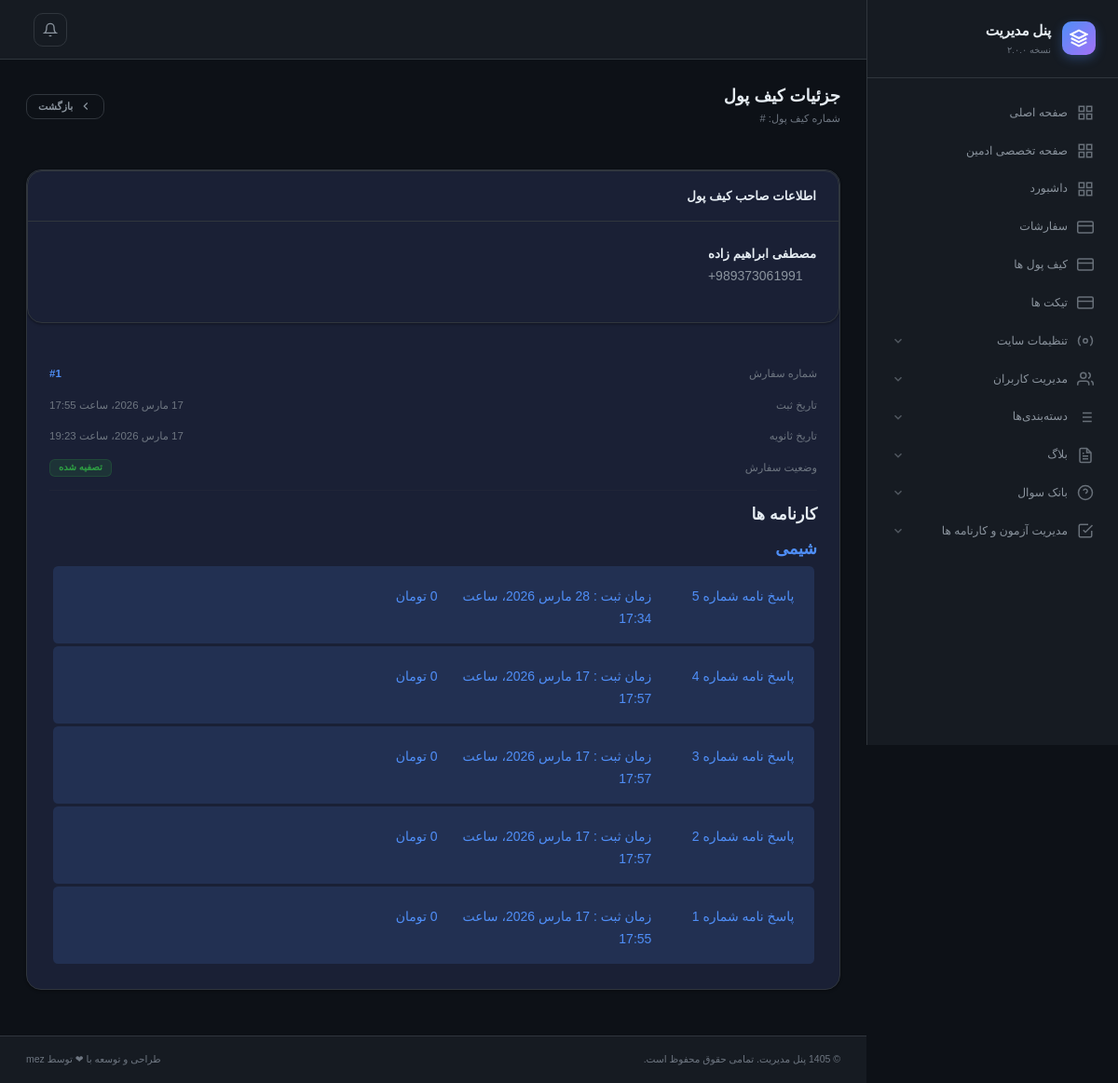
Screenshot of /admin-panel/wallets/1/details (signed in) with the database file from the repository.
### sanatorium/models.py (models this page shows, shortened)
class SanatoriumWallet(models.Model):
    user = models.ForeignKey(User,related_name='wallet', verbose_name='کاربر', on_delete=models.PROTECT,  db_index=True)
    quiz = models.ForeignKey(Quiz, related_name='wallet', on_delete=models.PROTECT, verbose_name='ازمون',  db_index=True)
    final_price = models.PositiveBigIntegerField(verbose_name='قیمت', default=0,  db_index=True)
    create_at = models.DateTimeField(auto_now_add=True)
    update_at = models.DateTimeField(null=True, blank=True)
    is_active = models.BooleanField(default=True, verbose_name='فعال بودن')
    class OrderStatus(models.TextChoices):
        active = 'جاری', 'جاری'
        request_to_paid = 'درخواست تصفیه', 'درخواست تصفیه'
        paid = 'تصفیه شده', 'تصفیه شده'
    status = models.CharField(verbose_name='وضعیت', choices=OrderStatus, default=OrderStatus.active)
    class Meta:
        ordering = ['-pk']
        verbose_name = 'کیف پول'
        verbose_name_plural = 'کیف پول ها'

class WalletDetails(models.Model):
    wallet = models.ForeignKey(SanatoriumWallet, related_name='details', on_delete=models.PROTECT, verbose_name='کیف پول',  db_index=True)
    answer = models.ForeignKey(StudentAnswer, related_name='wallet', on_delete=models.SET_NULL,null=True, verbose_name='پاسخ نامه',  db_index=True)
    price = models.PositiveBigIntegerField(verbose_name='قیمت', default=0)
    create_at = models.DateTimeField(auto_now_add=True,  verbose_name='تاریخ افزودن')
    is_active = models.BooleanField(default=True, verbose_name='فعال بودن')
    class Meta:
        ordering = ['-pk']
        verbose_name = 'جزییات کیف پول'
        verbose_name_plural = 'جزییات کیف پول'
    def get_item_price(cls):
        if cls.wallet.status == SanatoriumWallet.OrderStatus.active or cls.price <= 0:
            cls.price = cls.wallet.quiz.corrected_price
            cls.save()
            return cls.wallet.quiz.corrected_price
        else:
            return cls.price

### user/models.py (models this page shows, shortened)
class User(AbstractUser):
    class GenderOfUser(models.TextChoices):
        MALE = "M", 'مذکر'
        FELMALE = "F", "مونث"
    class TypeOfUser(models.TextChoices):
        REGULAR = "R", 'دانش اموز'
        SANATORUM = "S", "مصحح"
        ADMIN = "A", "ادمین"
    father_name =  models.CharField(max_length=255, verbose_name='نام پدر', null=True)
    gender = models.CharField(max_length=255, choices=GenderOfUser, verbose_name="جنسیت")
    PhoneNumber = PhoneNumberField(unique=True, verbose_name="شماره",  db_index=True)
    national_id = models.CharField(max_length=255, verbose_name='کد ملی', null=True)
    province =  models.CharField(max_length=255, verbose_name='نام استان', null=True)
    city =  models.CharField(max_length=255, verbose_name='نام شهر', null=True)
    school =  models.CharField(max_length=255, verbose_name='نام مدرسه', null=True)
    grade =  models.ForeignKey(GradeCategories, related_name='users', null=True, on_delete=models.PROTECT, verbose_name='پایه',  db_index=True)
    major =  models.ForeignKey(MajorCategories, related_name='users', null=True, on_delete=models.PROTECT, verbose_name='رشته تحصیلی',  db_index=True)
    birth = models.DateTimeField(verbose_name='تاریخ تولد', null=True)
    private_code =  models.CharField(max_length=1000, verbose_name='کد مخفی کاربر', null=True, blank=True)
    otp = models.CharField(max_length=6, blank=True, null=True, verbose_name="کد otp")
    login_temp = models.PositiveSmallIntegerField(default=0, verbose_name="دفعات ورود")
    otp_expiry_date = models.DateTimeField(null=True, blank=True, verbose_name="تاریخ انقضای ")
    type_of_user = models.CharField(max_length=255, choices=TypeOfUser, verbose_name='نوع کاربر', default=TypeOfUser.REGULAR)
    is_verified = models.BooleanField(default=True, verbose_name='تایید شماره همراه')
    USERNAME_FIELD = "PhoneNumber"
    username = None
    objects = UserManager()
    class Meta:
        verbose_name = 'کاربر'
        verbose_name_plural = 'کاربران'

### quiz/models.py (models this page shows, shortened)
class Quiz(models.Model):
    class QuizStatus(models.TextChoices):
        ALL_STATUS = 'همه وضعیت ها ', 'همه وضعیت ها '
        WAITING_START = 'در انتظار شروع', 'در انتظار شروع'
        STARTED = 'شروع شده', 'شروع شده'
        WAITING_END = 'در انتظار پایان', 'در انتظار پایان'
        FINISHED = 'پایان یافته', 'پایان یافته'
        WAITING_CORRECTION = 'در انتظار تصحیح', 'در انتظار تصحیح'
        CORRECTED = 'تصحیح شده', 'تصحیح شده'
        RESULTS_PUBLISHED = 'اعلام نتایج', 'اعلام نتایج'
        DEACTIVATED = 'غیرفعال', 'غیرفعال'
        CANCELED = 'کنسل شده', 'کنسل شده'
    name = models.CharField(verbose_name='عنوان', max_length=255 )
    section = models.CharField(verbose_name='مبحث', max_length=255 )
    province =  models.CharField(max_length=255, verbose_name=' نام استان محل برگذاری')
    city =  models.CharField(max_length=255, verbose_name='نام شهر محل برگذاری')
    type_of_quiz =  models.CharField(max_length=255, verbose_name='محل و نحوه برگذاری')
    price = models.PositiveBigIntegerField(default=0, verbose_name='هزینه')
    corrected_price = models.PositiveBigIntegerField(default=0, verbose_name='هزینه تصحیح به ازای هر پاسخ نامه')
    time_minutes = models.PositiveIntegerField(default=0, verbose_name='(دقیقه) تایمر')
    create_at = models.DateTimeField(auto_now_add=True, verbose_name='زمان ساخت')
    start_at = models.DateTimeField(verbose_name='زمان برگذاری')
    stop_at = models.DateTimeField(verbose_name='زمان پایان')
    last_enter = models.DateTimeField(verbose_name='اخرین زمان ورود')
    corrected_at = models.DateTimeField(verbose_name='زمان تصحیح', null=True, blank=True)
    max_score = models.PositiveSmallIntegerField(verbose_name='حداکثر نمره', default=100)
    score = models.PositiveSmallIntegerField(verbose_name='ضریب', default=1)
    capacity = models.PositiveSmallIntegerField(verbose_name='ظرفیت', default=1)
    filled_capacity = models.PositiveSmallIntegerField(verbose_name=' ظرفیت پر شده', default=0)
    is_online = models.BooleanField(default=True, verbose_name='انلاین')
    allow_return_to_questions = models.BooleanField(default=True, verbose_name='برگشتن به عقب')
    allow_to_edit_anwerd_by_sanatorium = models.BooleanField(default=True, verbose_name='اجازه به ویرایش پاسخ بعد از تصحصح توسط مصحح')
    change_the_order = models.BooleanField(default=True, verbose_name=' عوض کردن ترتیب سوالات')
    allow_to_edit_the_answered_questions = models.BooleanField(default=True, verbose_name='امکان ویرایش سوالات پاسخ داده شده')
    have_negetive_score = models.BooleanField(default=True, verbose_name='دارای نمره منفی')
    start_set_report = models.BooleanField(default=False, verbose_name='شروع به تصحیح')
    is_active = models.BooleanField(default=True, verbose_name='فعال')
    status = models.CharField(verbose_name='وضعیت', choices=QuizStatus, default=QuizStatus.WAITING_START, max_length=55, null=True, blank=True)
    student = models.ManyToManyField(User, null=True, blank=True, related_name='quiz_student', verbose_name='دانش اموز', db_index=True)
    sanatorium = models.ManyToManyField(User, related_name='quiz_sanatorium', verbose_name='مصحح', db_index=True)
    grade =  models.ForeignKey(GradeCategories, related_name='quiz', on_delete=models.PROTECT, verbose_name='پایه', db_index=True)
    major =  models.ForeignKey(MajorCategories, related_name='quiz', on_delete=models.PROTECT, verbose_name='رشته تحصیلی', db_index=True)
    lession =  models.ForeignKey(LessionCategories, related_name='quiz', on_delete=models.PROTECT, verbose_name='درس', db_index=True)
    description = CKEditor5Field()
    class Meta:
        ordering = ['-pk']
        verbose_name = 'ازمون'
        verbose_name_plural = 'ازمون ها'

class StudentAnswer(models.Model):
    class TypeOfCorrect(models.TextChoices):
        not_corrected = 'تصحیح نشده', 'تصحیح نشده'
        wrong = 'کاملا اشتباه', 'کاملا اشتباه'
        weak = 'نیاز به تلاش بیشتر', 'نیاز به تلاش بیشتر'
        average = 'قابل قبول', 'قابل قبول'
        good = 'نسبتا درست', 'نسبتا درست'
        excellent = 'کاملا درست', 'کاملا درست'
    class TypeOfAnswer(models.TextChoices):
        OPTION = 'انتخاب گزینه', 'انتخاب گزینه'
        TEXT_BASED = 'پاسخ متنی', 'پاسخ متنی'
        IMAGE_BASED = 'پاسخ تصویری', 'پاسخ تصویری'
        PDF_BASED = 'پاسخ PDF', 'پاسخ PDF'
        SKIPPED = 'رد شده', 'رد شده'
        NOT_ANSWERD = 'جواب داده نشده', 'جواب داده نشده'
    quiz = models.ForeignKey('Quiz', on_delete=models.CASCADE, related_name='student_answers', verbose_name='آزمون',  db_index=True)
    question = models.ForeignKey(Question, on_delete=models.CASCADE, related_name='student_answers', null=True, blank=True , verbose_name='سوال',  db_index=True)
    description = models.TextField(blank=True, null=True,verbose_name='متن پاسخ' )
    image = models.ImageField(upload_to=photo_path_upload_to, blank=True, null=True, verbose_name='تصویر پاسخ')
    pdf_file = models.FileField(upload_to=photo_path_upload_to, blank=True, null=True, verbose_name='فایل PDF پاسخ')
    is_skipped = models.BooleanField(default=False, verbose_name='رد شده' )
    satantorium_message = CKEditor5Field(blank=True, null=True, verbose_name='نظر مصصح' )
    student = models.ForeignKey(User, on_delete=models.CASCADE,related_name='answers', verbose_name='دانش‌آموز',  db_index=True)
    selected_option = models.ForeignKey(QuestionOption,on_delete=models.SET_NULL ,null=True,blank=True,verbose_name='گزینه انتخاب‌شده',  db_index=True)
    corrected_by = models.ForeignKey(User, on_delete=models.SET_NULL, null=True, blank=True, related_name='corrected_answers', verbose_name='تصحیح‌کننده',  db_index=True)
    type_of_answer = models.CharField(max_length=50,choices=TypeOfAnswer.choices,verbose_name='نوع پاسخ', default=TypeOfAnswer.NOT_ANSWERD)
    corrected = models.CharField(max_length=100, choices=TypeOfCorrect.choices,verbose_name='کیفیت جواب', default=TypeOfCorrect.not_corrected ,)
    corrected_at = models.DateTimeField(null=True, blank=True, verbose_name='زمان تصحیح')
    score = models.FloatField(default=0, verbose_name='نمره داده شده')
    created_at = models.DateTimeField(auto_now_add=True) # time to answer
    class Meta:
        ordering = ['student']
        verbose_name = 'پاسخ دانش‌آموز'
        verbose_name_plural = 'پاسخ‌های دانش‌آموزان'
        unique_together = ('student', 'question')

### admin_panel/views/wallet.py (the view)
# urls.py: path('wallets/<int:pk>/details', views.wallet.WalletDetailListView.as_view(), name='wallet-detail'),
class WalletDetailListView(AdminPermissionRequire, ListView):
    context_object_name='items'
    template_name = 'admin-panel/wallets/detail.html'
    paginate_by = 50
    def get_queryset(self):
        self.pk = self.kwargs.get('pk')
        self.wallet = get_object_or_404(SanatoriumWallet.objects.prefetch_related('quiz', 'details'), id=self.pk)
        return self.wallet.details.prefetch_related('answer').all()
    def get_context_data(self, **kwargs):
        data = super().get_context_data(**kwargs)
        data['wallet'] =  self.wallet
        data['status'] =  SanatoriumWallet.OrderStatus
        return data

### template/admin-panel/wallets/detail.html (shortened to what this page needs)
{% extends "admin-panel/base/base.html" %}
{% load jalali_tags %}
{% load tdc %}
{% load list %}
{% block main %}
  <main class="page-content">
    <div class="page-header">
      <div class="page-header-info">
        <h1>جزئیات کیف پول</h1>
        <p>شماره کیف پول: #{{order.id}}</p>
      </div>
      <div class="page-header-actions">
        <a href="{% url 'admin-panel:wallet-list' %}" class="btn btn-outline-secondary btn-sm">
          <svg viewBox="0 0 24 24" fill="none" stroke="currentColor" stroke-width="2"><polyline points="15 18 9 12 15 6"/></svg>
          بازگشت
        </a>
      </div>
    </div>
    <div class="row g-4">
      <div class="col-md-12">
        <div class="card mb-4">
                  <div class="card mb-4">
          <div class="card-header">
            <h6 class="card-title">اطلاعات صاحب کیف پول</h6>
          </div>
          <div class="card-body">
            <div class="d-flex align-items-center gap-3 mb-3">
               <div>
                <a href="{% url 'admin-panel:user-update' wallet.user.id %}">
                <div style="font-weight:700;font-size:.95rem;color:var(--text-primary)">{{ wallet.user.get_full_name }}</div>
                <p dir="ltr">{{wallet.user.PhoneNumber}}</p>
                </a>
              </div>
            </div>
          </div>
        </div>
          <div class="card-body">
            <div class="d-flex flex-column gap-3">
              <div class="d-flex justify-content-between">
                <span style="font-size:.82rem;color:var(--text-muted)">شماره سفارش</span>
                <span style="font-size:.82rem;font-weight:700;color:var(--accent-primary)">#{{wallet.id}}</span>
              </div>
              <div class="d-flex justify-content-between">
                <span style="font-size:.82rem;color:var(--text-muted)">تاریخ ثبت</span>
                <span style="font-size:.82rem;color:var(--text-muted)">{{wallet.create_at|to_jalali}}</span>
              </div>
              <div class="d-flex justify-content-between">
                <span style="font-size:.82rem;color:var(--text-muted)">تاریخ ثانویه</span>
                <span style="font-size:.82rem;color:var(--text-muted)">{{wallet.update_at|to_jalali}}</span>
              </div>
              <div class="d-flex justify-content-between">
                <span style="font-size:.82rem;color:var(--text-muted)">وضعیت سفارش</span>
                <span class="badge badge-success">{{wallet.status}}</span>
              </div>
              <hr style="border-color:var(--border-color);margin:0">
              <div>
                <h5 class="mb-3"  >کارنامه ها</h5>
                <h5 ><a href="{% url 'admin-panel:quiz-update' wallet.quiz.id %}">{{ wallet.quiz.name }}</a></h5>
                {% for item in items %}
                <div  class="m-1  px-4 py-3 alert-dismissible fade show message-item alert-primary rounded">
                   <div class="d-flex justify-content-between align-items-center mt-2">
                      <div  class=" row">
                        <div class="col-4">
                          <div class="q-title"><a href='{% url "sanatorium:exam-student-question-list" item.answer.quiz.id %}' > پاسخ نامه شماره {{item.pk}} </a></div>
                        </div>
                        <div class="col-6">
                          <div class="q-title">زمان ثبت : {{item.create_at|to_jalali}} </div>
                        </div>
                        <div class="col-2">
                          <div class="q-title">{{item.get_item_price|tdc}} تومان </div>
                        </div>
                      </div>
                    </div>
                  </div>
                {% empty %}
                <div  class="m-1  px-4 py-3 alert-dismissible fade show message-item alert-primary rounded">
                  <h5   > موردی یافت نشده است</h5>
                </div>
                {% endfor %}
              </div>
            </div>
          </div>
        </div>
      </div>
    </div>
  </main>
{% endblock main %}

### rows the page displays
SanatoriumWallet: user.get_full_name "مصطفی ابراهیم زاده", user.PhoneNumber "+989373061991", id "1", create_at|to_jalali "17 مارس 2026، ساعت 17:55", update_at|to_jalali "17 مارس 2026، ساعت 19:23", status "تصفیه شده", quiz.name "شیمی"
WalletDetails: pk "5", create_at|to_jalali "28 مارس 2026، ساعت 17:34", get_item_price|tdc "0"
WalletDetails: pk "4", create_at|to_jalali "17 مارس 2026، ساعت 17:57", get_item_price|tdc "0"
WalletDetails: pk "3", create_at|to_jalali "17 مارس 2026، ساعت 17:57", get_item_price|tdc "0"
WalletDetails: pk "2", create_at|to_jalali "17 مارس 2026، ساعت 17:57", get_item_price|tdc "0"
WalletDetails: pk "1", create_at|to_jalali "17 مارس 2026، ساعت 17:55", get_item_price|tdc "0"
